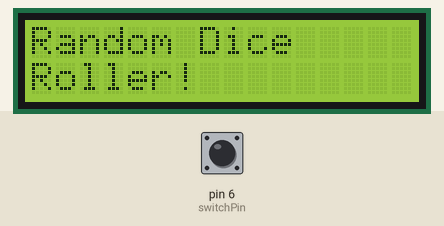
Recording of a sketch running on a simulated Arduino Uno, built with avr-gcc and run on an emulated ATmega328P. Shown: 16×2 character LCD. Inputs (shaded band) come from the test bench; at power-on: pin 6 (switchPin) LOW. Random numbers use the default seed unless the sketch sets one.

Above: at 1.2 s.
1.3 s: pin 6 (switchPin) pulled HIGH for 0.15 s
At 2.3 s:
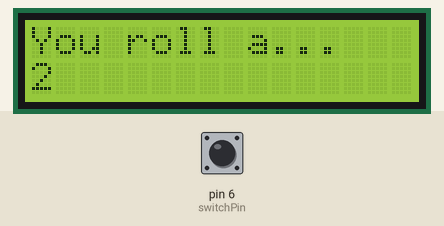
Timing chart, 0 to 4.3 s (numbered marks = the images above; inputs shaded):
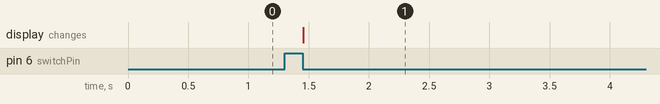

Measured:
- after the input at 1.3 s, the display: changes after 0.15 s (image 1)

The sketch:

Random_Dice.ino
```cpp
#include <LiquidCrystal.h>
LiquidCrystal lcd(12, 11, 5, 4, 3, 2);
const int switchPin = 6;
int switchState = 0;
int prevSwitchState = 0;
int reply;

void setup() {
  lcd.begin(16, 2);
  pinMode(switchPin, INPUT);
  lcd.print("Random Dice");
  lcd.setCursor(0, 1);
  lcd.print("Roller!");
}

void loop() {
  switchState = digitalRead(switchPin);
  if (switchState != prevSwitchState) {
    if (switchState == LOW) {
      reply = random(6);
      lcd.clear();
      lcd.setCursor(0, 0);
      lcd.print("You roll a...");
      lcd.setCursor(0, 1);
      switch(reply) {
  case 0:
  lcd.print("1");
  break;
  case 1:
  lcd.print("2");
  break;
  case 3:
  lcd.print("3");
  break;
  case 4:
  lcd.print("4");
  break;
  case 5:
  lcd.print("5");
  break;
  case 6:
  lcd.print("6");
  break;
      }
    }
  }
  prevSwitchState = switchState;
}
```
